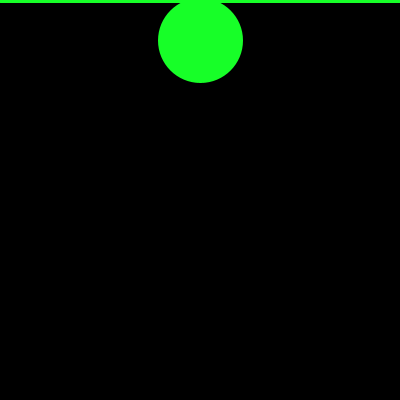
Frame 1 (no input)
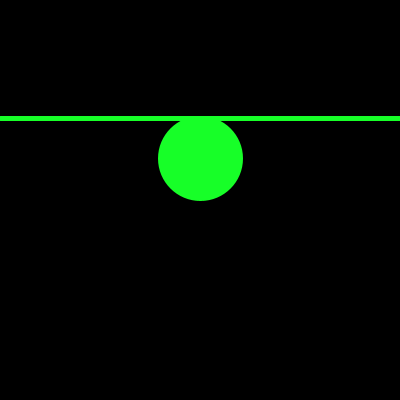
Frame 60 (the mouse pressed at the canvas centre just before this capture)
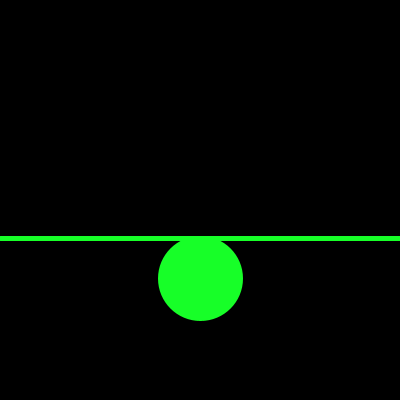
Frame 120 (the mouse held since frame 60 and released just before this capture)

The Processing sketch that drew these frames (run headless with seeded random() and noise(); from frame 60 on, the mouse is pressed at the canvas centre):

// Processing sketch: ejercicio19
// ── ejercicio19.pde
int ancho, alto;
PVector puntoInicialLinea;
PVector puntoFinalLinea;
PVector velocidadLinea;
PVector velocidadCirculo;
PVector posicionCirculo;
int radioCirculo;
int posLineaY=0;

public void settings() {
  ancho=alto=400;
  size(ancho, alto);
}
public void setup() {
  puntoInicialLinea=new PVector(0, 0);
  puntoFinalLinea=new PVector(width, 0);
  velocidadLinea=new PVector(0, 2);
    radioCirculo = 40;
  posicionCirculo=new PVector(width/2, radioCirculo);
  velocidadCirculo=new PVector(0,2);
}
public void draw() {
  background(0);
  dibujarLinea();
  desplazarLinea();
  dibujarCirculo();
  desplazarCirculo();
}
public void dibujarLinea() {
  strokeWeight(5);
  stroke(#17FF28);
  line(puntoInicialLinea.x, puntoInicialLinea.y, puntoFinalLinea.x, puntoFinalLinea.y);
}
public void desplazarLinea() {
  if (puntoInicialLinea.y>height || puntoInicialLinea.y<0) {
    velocidadLinea.y=velocidadLinea.y*-1;
  }
    puntoInicialLinea.y+=velocidadLinea.y;
    puntoFinalLinea.y+=velocidadLinea.y;
  }

public void   dibujarCirculo() {
  fill(#17FF28);
  ellipse(posicionCirculo.x,posicionCirculo.y,2*radioCirculo,2*radioCirculo);
}
public void desplazarCirculo(){
  if (posicionCirculo.y>height || puntoInicialLinea.y<0) { 
    velocidadCirculo.y*=(-1);
  }
  posicionCirculo.y+=velocidadCirculo.y;
}
